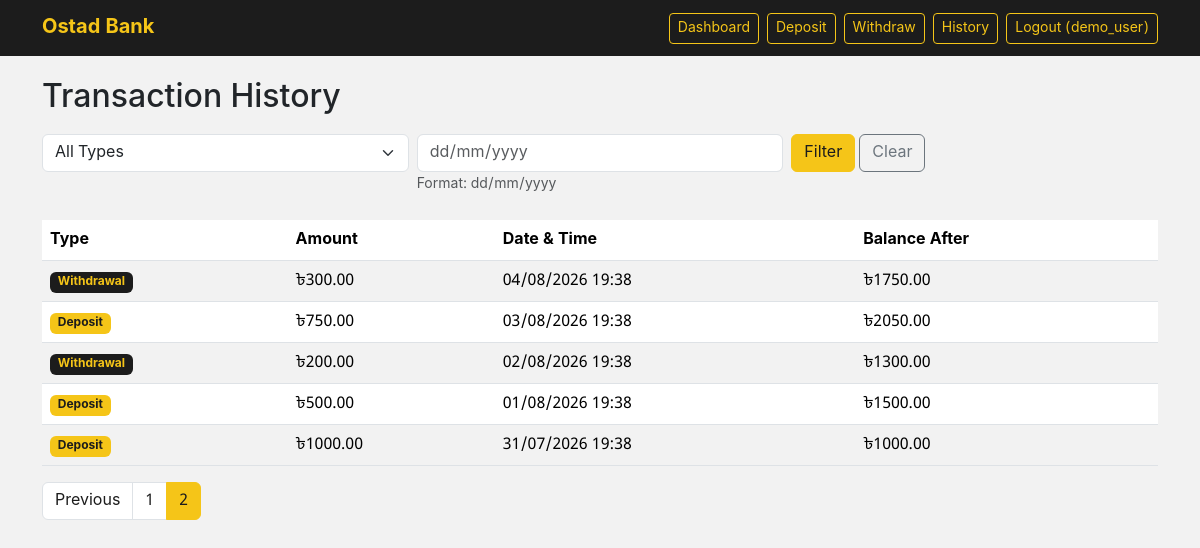
Screenshot of /history/?page=2&type=&date= (signed in) with the database file from the repository.
### bank/models.py (models this page shows, shortened)
class Transaction(models.Model):
    DEPOSIT = 'DEPOSIT'
    WITHDRAWAL = 'WITHDRAWAL'
    TRANSACTION_TYPES = [
        (DEPOSIT, 'Deposit'),
        (WITHDRAWAL, 'Withdrawal'),
    ]
    account = models.ForeignKey(BankAccount, on_delete=models.CASCADE, related_name='transactions')
    transaction_type = models.CharField(max_length=10, choices=TRANSACTION_TYPES)
    amount = models.DecimalField(max_digits=12, decimal_places=2)
    balance_after = models.DecimalField(max_digits=12, decimal_places=2)
    timestamp = models.DateTimeField(auto_now_add=True)
    class Meta:
        ordering = ['-timestamp']

### bank/views.py (the view)
# urls.py: path('history/', views.transaction_history, name='transaction_history'),
@login_required
def transaction_history(request):
    account = get_object_or_404(BankAccount, user=request.user)
    transactions = account.transactions.all()  # already ordered newest first via Meta.ordering
    type_filter = request.GET.get('type', '')
    if type_filter:
        transactions = transactions.filter(transaction_type=type_filter)
    date_filter = request.GET.get('date', '')
    if date_filter:
        try:
            parsed_date = datetime.strptime(date_filter, '%d/%m/%Y').date()
            transactions = transactions.filter(timestamp__date=parsed_date)
        except ValueError:
            messages.error(request, 'Please enter the date as dd/mm/yyyy.')
    paginator = Paginator(transactions, 5)
    page_number = request.GET.get('page')
    page_obj = paginator.get_page(page_number)
    context = {
        'page_obj': page_obj,
        'type_filter': type_filter,
        'date_filter': date_filter,
    }
    return render(request, 'bank/transaction_history.html', context)

### bank/templates/bank/transaction_history.html (shortened to what this page needs)
{% extends 'bank/base.html' %}
{% block content %}
<h2 class="mb-3">Transaction History</h2>
<form method="get" class="row g-2 mb-4">
    <div class="col-md-4">
        <select name="type" class="form-select">
            <option value="">All Types</option>
        </select>
    </div>
    <div class="col-md-4">
        <input type="text" name="date" value="{{ date_filter }}" class="form-control"
               placeholder="dd/mm/yyyy" pattern="\d{2}/\d{2}/\d{4}">
        <small class="text-muted">Format: dd/mm/yyyy</small>
    </div>
    <div class="col-md-4">
        <button type="submit" class="btn btn-primary">Filter</button>
        <a href="{% url 'transaction_history' %}" class="btn btn-outline-secondary">Clear</a>
    </div>
</form>
<table class="table table-striped">
    <thead>
        <tr>
            <th>Type</th>
            <th>Amount</th>
            <th>Date &amp; Time</th>
            <th>Balance After</th>
        </tr>
    </thead>
    <tbody>
        {% for txn in page_obj %}
        <tr>
            <td>
                {% if txn.transaction_type == 'DEPOSIT' %}
                    <span class="badge bg-success">Deposit</span>
                {% else %}
                    <span class="badge bg-danger">Withdrawal</span>
                {% endif %}
            </td>
            <td>৳{{ txn.amount }}</td>
            <td>{{ txn.timestamp|date:"d/m/Y H:i" }}</td>
            <td>৳{{ txn.balance_after }}</td>
        </tr>
        {% empty %}
        <tr>
            <td colspan="4" class="text-center text-muted">No transactions found.</td>
        </tr>
        {% endfor %}
    </tbody>
</table>
{% if page_obj.has_other_pages %}
<nav>
    <ul class="pagination">
        {% if page_obj.has_previous %}
        <li class="page-item"><a class="page-link" href="?page={{ page_obj.previous_page_number }}&type={{ type_filter }}&date={{ date_filter }}">Previous</a></li>
        {% endif %}
        {% for num in page_obj.paginator.page_range %}
        <li class="page-item {% if num == page_obj.number %}active{% endif %}">
            <a class="page-link" href="?page={{ num }}&type={{ type_filter }}&date={{ date_filter }}">{{ num }}</a>
        </li>
        {% endfor %}
    </ul>
</nav>
{% endif %}
{% endblock %}

### bank/templates/bank/base.html (shortened to what this page needs)
<!DOCTYPE html>
{% load static %}
<html lang="en">
<head>
    <link href="https://cdn.jsdelivr.net/npm/bootstrap@5.3.3/dist/css/bootstrap.min.css" rel="stylesheet">
    <link href="{% static 'bank/custom.css' %}" rel="stylesheet">
</head>
<body>
    <nav class="navbar navbar-expand-lg navbar-dark bg-dark mb-4">
        <div class="container">
            <a class="navbar-brand" href="{% url 'dashboard' %}">Ostad Bank</a>
            {% if user.is_authenticated %}
            <div class="d-flex">
                <a class="btn btn-outline-light btn-sm me-2" href="{% url 'dashboard' %}">Dashboard</a>
                <a class="btn btn-outline-light btn-sm me-2" href="{% url 'deposit' %}">Deposit</a>
                <a class="btn btn-outline-light btn-sm me-2" href="{% url 'withdraw' %}">Withdraw</a>
                <a class="btn btn-outline-light btn-sm me-2" href="{% url 'transaction_history' %}">History</a>
                <a class="btn btn-outline-light btn-sm" href="{% url 'logout' %}">Logout ({{ user.username }})</a>
            </div>
            {% endif %}
        </div>
    </nav>
    <div class="container">
        {% block content %}{% endblock %}
    </div>
</body>
</html>

### bank/static/bank/custom.css (style rules this page uses)
:root { --ob-black: #1c1c1c; --ob-yellow: #f5c518; --ob-yellow-dark: #d9ac00; --ob-grey-light: #f2f2f2; --ob-grey-dark: #4a4a4a; }
body { background-color: var(--ob-grey-light); font-family: "Noto Sans Bengali", "Nirmala UI", "Vrinda", -apple-system, "Segoe UI", Roboto, Arial, sans-serif; }
.navbar { background-color: var(--ob-black) !important; }
.navbar-brand { color: var(--ob-yellow) !important; font-weight: bold; }
.navbar .btn-outline-light { color: var(--ob-yellow) !important; border-color: var(--ob-yellow) !important; }
.btn-primary { background-color: var(--ob-yellow) !important; border-color: var(--ob-yellow) !important; color: var(--ob-black) !important; }
.badge.bg-success { background-color: var(--ob-yellow) !important; color: var(--ob-black) !important; }
.badge.bg-danger { background-color: var(--ob-black) !important; color: var(--ob-yellow) !important; }
.page-item.active .page-link { background-color: var(--ob-yellow) !important; border-color: var(--ob-yellow) !important; color: var(--ob-black) !important; }
.page-link { color: var(--ob-black); }

### rows the page displays
Transaction: transaction_type "Withdrawal", amount "300.00", timestamp "04/08/2026 19:38", balance_after "1750.00"
Transaction: transaction_type "Deposit", amount "750.00", timestamp "03/08/2026 19:38", balance_after "2050.00"
Transaction: transaction_type "Withdrawal", amount "200.00", timestamp "02/08/2026 19:38", balance_after "1300.00"
Transaction: transaction_type "Deposit", amount "500.00", timestamp "01/08/2026 19:38", balance_after "1500.00"
Transaction: transaction_type "Deposit", amount "1000.00", timestamp "31/07/2026 19:38", balance_after "1000.00"

### other values shown
{{ user.username }} "demo_user"
{{ num }} "1" "2"
